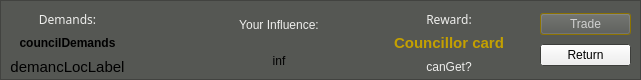
  <widget class="QFrame" name="frame">
   <property name="geometry">
    <rect>
     <x>20</x>
     <y>400</y>
     <width>641</width>
     <height>80</height>
    </rect>
   </property>
   <property name="palette">
    <palette>
     <active>
      <colorrole role="Base">
       <brush brushstyle="SolidPattern">
        <color alpha="255">
         <red>0</red>
         <green>0</green>
         <blue>0</blue>
        </color>
       </brush>
      </colorrole>
      <colorrole role="Window">
       <brush brushstyle="SolidPattern">
        <color alpha="255">
         <red>85</red>
         <green>87</green>
         <blue>83</blue>
        </color>
       </brush>
      </colorrole>
     </active>
     <inactive>
      <colorrole role="Base">
       <brush brushstyle="SolidPattern">
        <color alpha="255">
         <red>0</red>
         <green>0</green>
         <blue>0</blue>
        </color>
       </brush>
      </colorrole>
      <colorrole role="Window">
       <brush brushstyle="SolidPattern">
        <color alpha="255">
         <red>85</red>
         <green>87</green>
         <blue>83</blue>
        </color>
       </brush>
      </colorrole>
     </inactive>
     <disabled>
      <colorrole role="Base">
       <brush brushstyle="SolidPattern">
        <color alpha="255">
         <red>85</red>
         <green>87</green>
         <blue>83</blue>
        </color>
       </brush>
      </colorrole>
      <colorrole role="Window">
       <brush brushstyle="SolidPattern">
        <color alpha="255">
         <red>85</red>
         <green>87</green>
         <blue>83</blue>
        </color>
       </brush>
      </colorrole>
     </disabled>
    </palette>
   </property>
   <property name="frameShape">
    <enum>QFrame::StyledPanel</enum>
   </property>
   <property name="frameShadow">
    <enum>QFrame::Raised</enum>
   </property>
   <widget class="QWidget" name="layoutWidget">
    <property name="geometry">
     <rect>
      <x>540</x>
      <y>10</y>
      <width>91</width>
      <height>61</height>
     </rect>
    </property>
    <layout class="QVBoxLayout" name="verticalLayout">
     <item>
      <widget class="QPushButton" name="tradeButton">
       <property name="palette">
        <palette>
         <active>
          <colorrole role="WindowText">
           <brush brushstyle="SolidPattern">
            <color alpha="255">
             <red>238</red>
             <green>238</green>
             <blue>236</blue>
            </color>
           </brush>
          </colorrole>
          <colorrole role="Button">
           <brush brushstyle="SolidPattern">
            <color alpha="255">
             <red>196</red>
             <green>160</green>
             <blue>0</blue>
            </color>
           </brush>
          </colorrole>
          <colorrole role="ButtonText">
           <brush brushstyle="SolidPattern">
            <color alpha="255">
             <red>255</red>
             <green>255</green>
             <blue>255</blue>
            </color>
           </brush>
          </colorrole>
          <colorrole role="Base">
           <brush brushstyle="SolidPattern">
            <color alpha="255">
             <red>85</red>
             <green>87</green>
             <blue>83</blue>
            </color>
           </brush>
          </colorrole>
          <colorrole role="Window">
           <brush brushstyle="SolidPattern">
            <color alpha="255">
             <red>196</red>
             <green>160</green>
             <blue>0</blue>
            </color>
           </brush>
          </colorrole>
         </active>
         <inactive>
          <colorrole role="WindowText">
           <brush brushstyle="SolidPattern">
            <color alpha="255">
             <red>238</red>
             <green>238</green>
             <blue>236</blue>
            </color>
           </brush>
          </colorrole>
          <colorrole role="Button">
           <brush brushstyle="SolidPattern">
            <color alpha="255">
             <red>85</red>
             <green>87</green>
             <blue>83</blue>
            </color>
           </brush>
          </colorrole>
          <colorrole role="ButtonText">
           <brush brushstyle="SolidPattern">
            <color alpha="255">
             <red>208</red>
             <green>208</green>
             <blue>208</blue>
            </color>
           </brush>
          </colorrole>
          <colorrole role="Base">
           <brush brushstyle="SolidPattern">
            <color alpha="255">
             <red>85</red>
             <green>87</green>
             <blue>83</blue>
            </color>
           </brush>
          </colorrole>
          <colorrole role="Window">
           <brush brushstyle="SolidPattern">
            <color alpha="255">
             <red>196</red>
             <green>160</green>
             <blue>0</blue>
            </color>
           </brush>
          </colorrole>
         </inactive>
         <disabled>
          <colorrole role="WindowText">
           <brush brushstyle="SolidPattern">
            <color alpha="255">
             <red>238</red>
             <green>238</green>
             <blue>236</blue>
            </color>
           </brush>
          </colorrole>
          <colorrole role="Button">
           <brush brushstyle="SolidPattern">
            <color alpha="255">
             <red>85</red>
             <green>87</green>
             <blue>83</blue>
            </color>
           </brush>
          </colorrole>
          <colorrole role="ButtonText">
           <brush brushstyle="SolidPattern">
            <color alpha="255">
             <red>85</red>
             <green>87</green>
             <blue>83</blue>
            </color>
           </brush>
          </colorrole>
          <colorrole role="Base">
           <brush brushstyle="SolidPattern">
            <color alpha="255">
             <red>46</red>
             <green>52</green>
             <blue>54</blue>
            </color>
           </brush>
          </colorrole>
          <colorrole role="Window">
           <brush brushstyle="SolidPattern">
            <color alpha="255">
             <red>85</red>
             <green>87</green>
             <blue>83</blue>
            </color>
           </brush>
          </colorrole>
         </disabled>
        </palette>
       </property>
       <property name="text">
        <string>Trade</string>
       </property>
      </widget>
     </item>
     <item>
      <widget class="QPushButton" name="returnButton">
       <property name="text">
        <string>Return</string>
       </property>
      </widget>
     </item>
    </layout>
   </widget>
   <widget class="QWidget" name="layoutWidget">
    <property name="geometry">
     <rect>
      <x>10</x>
      <y>10</y>
      <width>521</width>
      <height>66</height>
     </rect>
    </property>
    <layout class="QHBoxLayout" name="horizontalLayout_2">
     <item>
      <layout class="QHBoxLayout" name="horizontalLayout">
       <item>
        <layout class="QVBoxLayout" name="verticalLayout_2">
         <item>
          <widget class="QLabel" name="demandsText">
           <property name="palette">
            <palette>
             <active>
              <colorrole role="WindowText">
               <brush brushstyle="SolidPattern">
                <color alpha="255">
                 <red>238</red>
                 <green>238</green>
                 <blue>236</blue>
                </color>
               </brush>
              </colorrole>
             </active>
             <inactive>
              <colorrole role="WindowText">
               <brush brushstyle="SolidPattern">
                <color alpha="255">
                 <red>238</red>
                 <green>238</green>
                 <blue>236</blue>
                </color>
               </brush>
              </colorrole>
             </inactive>
             <disabled>
              <colorrole role="WindowText">
               <brush brushstyle="SolidPattern">
                <color alpha="255">
                 <red>23</red>
                 <green>23</green>
                 <blue>24</blue>
                </color>
               </brush>
              </colorrole>
             </disabled>
            </palette>
           </property>
           <property name="font">
            <font>
             <family>Console</family>
            </font>
           </property>
           <property name="text">
            <string>Demands:</string>
           </property>
           <property name="alignment">
            <set>Qt::AlignCenter</set>
           </property>
          </widget>
         </item>
         <item>
          <widget class="QLabel" name="councillorDemandsLabel">
           <property name="font">
            <font>
             <weight>75</weight>
             <bold>true</bold>
            </font>
           </property>
           <property name="text">
            <string>councilDemands</string>
           </property>
           <property name="alignment">
            <set>Qt::AlignCenter</set>
           </property>
          </widget>
         </item>
         <item>
          <widget class="QLabel" name="demandLocLabel">
           <property name="font">
            <font>
             <pointsize>11</pointsize>
            </font>
           </property>
           <property name="text">
            <string>demancLocLabel</string>
           </property>
           <property name="alignment">
            <set>Qt::AlignCenter</set>
           </property>
          </widget>
         </item>
        </layout>
       </item>
       <item>
        <widget class="QLabel" name="demandSpriteLbl">
         <property name="minimumSize">
          <size>
           <width>60</width>
           <height>60</height>
          </size>
         </property>
         <property name="maximumSize">
          <size>
           <width>64</width>
           <height>64</height>
          </size>
         </property>
         <property name="text">
          <string/>
         </property>
        </widget>
       </item>
      </layout>
     </item>
     <item>
      <layout class="QVBoxLayout" name="influenceLayout">
       <item>
        <widget class="QLabel" name="influenceText">
         <property name="palette">
          <palette>
           <active>
            <colorrole role="WindowText">
             <brush brushstyle="SolidPattern">
              <color alpha="255">
               <red>238</red>
               <green>238</green>
               <blue>236</blue>
              </color>
             </brush>
            </colorrole>
           </active>
           <inactive>
            <colorrole role="WindowText">
             <brush brushstyle="SolidPattern">
              <color alpha="255">
               <red>238</red>
               <green>238</green>
               <blue>236</blue>
              </color>
             </brush>
            </colorrole>
           </inactive>
           <disabled>
            <colorrole role="WindowText">
             <brush brushstyle="SolidPattern">
              <color alpha="255">
               <red>23</red>
               <green>23</green>
               <blue>24</blue>
              </color>
             </brush>
            </colorrole>
           </disabled>
          </palette>
         </property>
         <property name="text">
          <string>Your Influence:</string>
         </property>
         <property name="alignment">
          <set>Qt::AlignCenter</set>
         </property>
        </widget>
       </item>
       <item>
        <widget class="QLabel" name="influenceNum">
         <property name="text">
          <string>inf</string>
         </property>
         <property name="alignment">
          <set>Qt::AlignCenter</set>
         </property>
        </widget>
       </item>
      </layout>
     </item>
     <item>
      <layout class="QVBoxLayout" name="verticalLayout_8">
       <item>
        <widget class="QLabel" name="rewardText">
         <property name="palette">
          <palette>
           <active>
            <colorrole role="WindowText">
             <brush brushstyle="SolidPattern">
              <color alpha="255">
               <red>238</red>
               <green>238</green>
               <blue>236</blue>
              </color>
             </brush>
            </colorrole>
           </active>
           <inactive>
            <colorrole role="WindowText">
             <brush brushstyle="SolidPattern">
              <color alpha="255">
               <red>238</red>
               <green>238</green>
               <blue>236</blue>
              </color>
             </brush>
            </colorrole>
           </inactive>
           <disabled>
            <colorrole role="WindowText">
             <brush brushstyle="SolidPattern">
              <color alpha="255">
               <red>23</red>
               <green>23</green>
               <blue>24</blue>
              </color>
             </brush>
            </colorrole>
           </disabled>
          </palette>
         </property>
         <property name="font">
          <font>
           <family>Console</family>
          </font>
         </property>
         <property name="text">
          <string>Reward:</string>
         </property>
         <property name="alignment">
          <set>Qt::AlignCenter</set>
         </property>
        </widget>
       </item>
       <item>
        <widget class="QLabel" name="councillorCardText">
         <property name="palette">
          <palette>
           <active>
            <colorrole role="WindowText">
             <brush brushstyle="SolidPattern">
              <color alpha="255">
               <red>196</red>
               <green>160</green>
               <blue>0</blue>
              </color>
             </brush>
            </colorrole>
            <colorrole role="Text">
             <brush brushstyle="SolidPattern">
              <color alpha="255">
               <red>196</red>
               <green>160</green>
               <blue>0</blue>
              </color>
             </brush>
            </colorrole>
            <colorrole role="PlaceholderText">
             <brush brushstyle="SolidPattern">
              <color alpha="128">
               <red>196</red>
               <green>160</green>
               <blue>0</blue>
              </color>
             </brush>
            </colorrole>
           </active>
           <inactive>
            <colorrole role="WindowText">
             <brush brushstyle="SolidPattern">
              <color alpha="255">
               <red>196</red>
               <green>160</green>
               <blue>0</blue>
              </color>
             </brush>
            </colorrole>
            <colorrole role="Text">
             <brush brushstyle="SolidPattern">
              <color alpha="255">
               <red>196</red>
               <green>160</green>
               <blue>0</blue>
              </color>
             </brush>
            </colorrole>
            <colorrole role="PlaceholderText">
             <brush brushstyle="SolidPattern">
              <color alpha="128">
               <red>196</red>
               <green>160</green>
               <blue>0</blue>
              </color>
             </brush>
            </colorrole>
           </inactive>
           <disabled>
            <colorrole role="WindowText">
             <brush brushstyle="SolidPattern">
              <color alpha="96">
               <red>164</red>
               <green>166</green>
               <blue>168</blue>
              </color>
             </brush>
            </colorrole>
            <colorrole role="Text">
             <brush brushstyle="SolidPattern">
              <color alpha="96">
               <red>164</red>
               <green>166</green>
               <blue>168</blue>
              </color>
             </brush>
            </colorrole>
            <colorrole role="PlaceholderText">
             <brush brushstyle="SolidPattern">
              <color alpha="128">
               <red>208</red>
               <green>208</green>
               <blue>208</blue>
              </color>
             </brush>
            </colorrole>
           </disabled>
          </palette>
         </property>
         <property name="font">
          <font>
           <pointsize>11</pointsize>
           <weight>75</weight>
           <bold>true</bold>
          </font>
         </property>
         <property name="text">
          <string>Councillor card</string>
         </property>
         <property name="alignment">
          <set>Qt::AlignCenter</set>
         </property>
        </widget>
       </item>
       <item>
        <widget class="QLabel" name="canGetCardLabel">
         <property name="palette">
          <palette>
           <active>
            <colorrole role="WindowText">
             <brush brushstyle="SolidPattern">
              <color alpha="255">
               <red>238</red>
               <green>238</green>
               <blue>236</blue>
              </color>
             </brush>
            </colorrole>
            <colorrole role="Text">
             <brush brushstyle="SolidPattern">
              <color alpha="255">
               <red>196</red>
               <green>160</green>
               <blue>0</blue>
              </color>
             </brush>
            </colorrole>
            <colorrole role="PlaceholderText">
             <brush brushstyle="SolidPattern">
              <color alpha="128">
               <red>196</red>
               <green>160</green>
               <blue>0</blue>
              </color>
             </brush>
            </colorrole>
           </active>
           <inactive>
            <colorrole role="WindowText">
             <brush brushstyle="SolidPattern">
              <color alpha="255">
               <red>238</red>
               <green>238</green>
               <blue>236</blue>
              </color>
             </brush>
            </colorrole>
            <colorrole role="Text">
             <brush brushstyle="SolidPattern">
              <color alpha="255">
               <red>196</red>
               <green>160</green>
               <blue>0</blue>
              </color>
             </brush>
            </colorrole>
            <colorrole role="PlaceholderText">
             <brush brushstyle="SolidPattern">
              <color alpha="128">
               <red>196</red>
               <green>160</green>
               <blue>0</blue>
              </color>
             </brush>
            </colorrole>
           </inactive>
           <disabled>
            <colorrole role="WindowText">
             <brush brushstyle="SolidPattern">
              <color alpha="96">
               <red>164</red>
               <green>166</green>
               <blue>168</blue>
              </color>
             </brush>
            </colorrole>
            <colorrole role="Text">
             <brush brushstyle="SolidPattern">
              <color alpha="96">
               <red>164</red>
               <green>166</green>
               <blue>168</blue>
              </color>
             </brush>
            </colorrole>
            <colorrole role="PlaceholderText">
             <brush brushstyle="SolidPattern">
              <color alpha="128">
               <red>208</red>
               <green>208</green>
               <blue>208</blue>
              </color>
             </brush>
            </colorrole>
           </disabled>
          </palette>
         </property>
         <property name="font">
          <font>
           <pointsize>9</pointsize>
          </font>
         </property>
         <property name="text">
          <string>canGet?</string>
         </property>
         <property name="alignment">
          <set>Qt::AlignCenter</set>
         </property>
        </widget>
       </item>
      </layout>
     </item>
    </layout>
   </widget>
  </widget>
